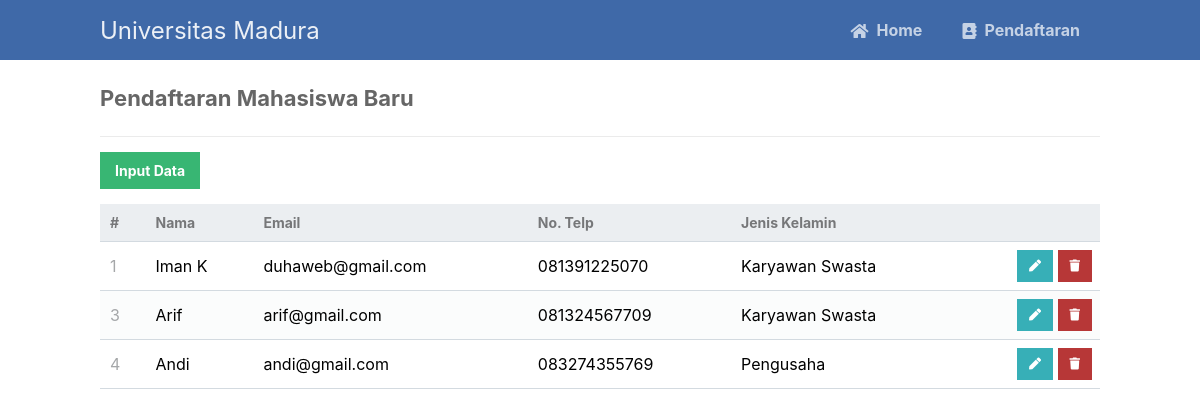
The app's page /read.php with its own data.
### tables this page shows
CREATE TABLE `kontak` (
  `id` int(11) NOT NULL,
  `nama` varchar(50) NOT NULL,
  `email` varchar(50) NOT NULL,
  `notelp` varchar(30) NOT NULL,
  `jeniskelamin` varchar(50) NOT NULL
);

### read.php (the view, shortened to what this page needs)
<?php
include 'functions.php';
$pdo = pdo_connect_mysql();
$page = isset($_GET['page']) && is_numeric($_GET['page']) ? (int)$_GET['page'] : 1;
$records_per_page = 5;
$stmt = $pdo->prepare('SELECT * FROM kontak ORDER BY id LIMIT :current_page, :record_per_page');
$stmt->bindValue(':current_page', ($page-1)*$records_per_page, PDO::PARAM_INT);
$stmt->bindValue(':record_per_page', $records_per_page, PDO::PARAM_INT);
$stmt->execute();
$contacts = $stmt->fetchAll(PDO::FETCH_ASSOC);
?>
<?=template_header('Read')?>
<div class="content read">
	<h2>Pendaftaran Mahasiswa Baru</h2>
	<a href="create.php" class="create-contact">Input Data</a>
	<table>
        <thead>
            <tr>
                <td>#</td>
                <td>Nama</td>
                <td>Email</td>
                <td>No. Telp</td>
                <td>Jenis Kelamin</td>
                <td></td>
            </tr>
        </thead>
        <tbody>
            <?php foreach ($contacts as $contact): ?>
            <tr>
                <td><?=$contact['id']?></td>
                <td><?=$contact['nama']?></td>
                <td><?=$contact['email']?></td>
                <td><?=$contact['notelp']?></td>
                <td><?=$contact['jeniskelamin']?></td>
                <td class="actions">
                    <a href="update.php?id=<?=$contact['id']?>" class="edit"><i class="fas fa-pen fa-xs"></i></a>
                    <a href="delete.php?id=<?=$contact['id']?>" class="trash"><i class="fas fa-trash fa-xs"></i></a>
                </td>
            </tr>
            <?php endforeach; ?>
        </tbody>
    </table>
</div>
<?=template_footer()?>

### functions.php (shortened to what this page needs)
<?php
function template_header($title) {
echo <<<EOT
<!DOCTYPE html>
<html>
	<head>
		<meta charset="utf-8">
		<title>$title</title>
		<link href="style.css" rel="stylesheet" type="text/css">
		<link rel="stylesheet" href="https://use.fontawesome.com/releases/v5.7.1/css/all.css">
	</head>
	<body>
    <nav class="navtop">
    	<div>
    		<h1>Universitas Madura</h1>
            <a href="index.php"><i class="fas fa-home"></i>Home</a>
    		<a href="read.php"><i class="fas fa-address-book"></i>Pendaftaran</a>
    	</div>
    </nav>
EOT;
}
function template_footer() {
echo <<<EOT
    </body>
</html>
EOT;
}
?>

### style.css (style rules this page uses)
* { box-sizing: border-box; font-family: -apple-system, BlinkMacSystemFont, "segoe ui", roboto, oxygen, ubuntu, cantarell, "fira sans", "droid sans", "helvetica neue", Arial, sans-serif; font-size: 16px; -webkit-font-smoothing: antialiased; -moz-osx-font-smoothing: grayscale; }
body { background-color: #FFFFFF; margin: 0; }
.navtop { background-color: #3f69a8; height: 60px; width: 100%; border: 0; }
.navtop div { display: flex; margin: 0 auto; width: 1000px; height: 100%; }
.navtop div h1, .navtop div a { display: inline-flex; align-items: center; }
.navtop div h1 { flex: 1; font-size: 24px; padding: 0; margin: 0; color: #ecf0f6; font-weight: normal; }
.navtop div a { padding: 0 20px; text-decoration: none; color: #c5d2e5; font-weight: bold; }
.navtop div a i { padding: 2px 8px 0 0; }
.content { width: 1000px; margin: 0 auto; }
.content h2 { margin: 0; padding: 25px 0; font-size: 22px; border-bottom: 1px solid #ebebeb; color: #666666; }
.read .create-contact { display: inline-block; text-decoration: none; background-color: #38b673; font-weight: bold; font-size: 14px; color: #FFFFFF; padding: 10px 15px; margin: 15px 0; }
.read table { width: 100%; padding-top: 30px; border-collapse: collapse; }
.read table thead { background-color: #ebeef1; border-bottom: 1px solid #d3dae0; }
.read table thead td { padding: 10px; font-weight: bold; color: #767779; font-size: 14px; }
.read table tbody tr { border-bottom: 1px solid #d3dae0; }
.read table tbody tr:nth-child(even) { background-color: #fbfcfc; }
.read table tbody tr td { padding: 10px; }
.read table tbody tr td:nth-child(1) { color: #a5a7a9; }
.read table tbody tr td.actions { padding: 8px; text-align: right; }
.read table tbody tr td.actions .edit, .read table tbody tr td.actions .trash { display: inline-flex; text-align: right; text-decoration: none; color: #FFFFFF; padding: 10px 12px; }
.read table tbody tr td.actions .trash { background-color: #b73737; }
.read table tbody tr td.actions .edit { background-color: #37afb7; }

### records on screen
kontak: id "1", nama "Iman K", email "duhaweb@gmail.com", notelp "081391225070", jeniskelamin "Karyawan Swasta"
kontak: id "3", nama "Arif", email "arif@gmail.com", notelp "081324567709", jeniskelamin "Karyawan Swasta"
kontak: id "4", nama "Andi", email "andi@gmail.com", notelp "083274355769", jeniskelamin "Pengusaha"
